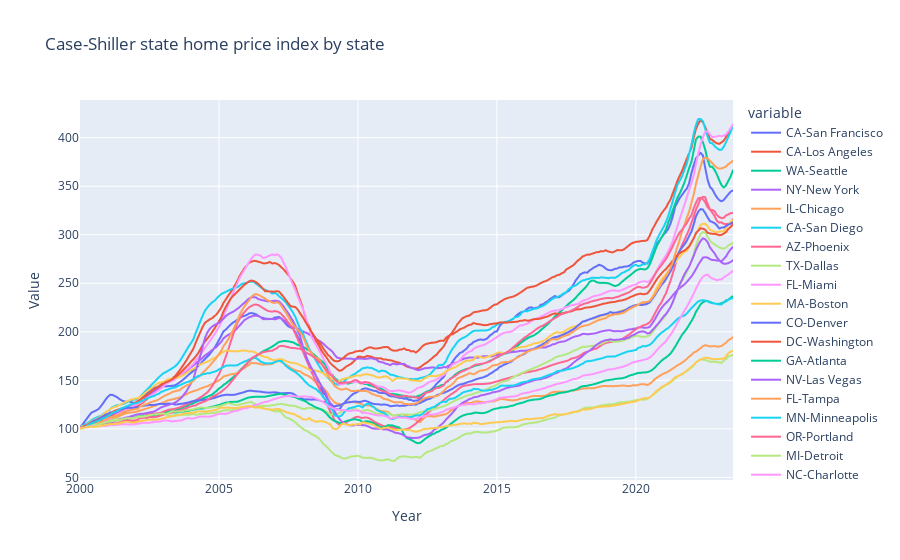

Notebook cell for this chart:
### Code cell
# Creating an interactive graph showing house price index with all the 20 states included in the composite index
fig = px.line(Case_Shiller_by_state, title='Case-Shiller state home price index by state').update_layout(xaxis_title='Year', 
                                                                                                   yaxis_title='Value')
fig.show()

### Figure 1 — Plotly figure (JSON) as saved in the notebook; plotly's stock layout.template omitted (floating-point values rounded to 4 significant figures; data arrays with more than 128 entries replaced by an {"elided": "..."} marker saying what was removed)
{"data": [{"hovertemplate": "variable=CA-San Francisco<br>index=%{x}<br>value=%{y}<extra></extra>", "legendgroup": "CA-San Francisco", "line": {"color": "#636efa", "dash": "solid"}, "marker": {"symbol": "circle"}, "mode": "lines", "name": "CA-San Francisco", "showlegend": true, "type": "scattergl", "x": {"elided": "283 str values"}, "xaxis": "x", "y": {"elided": "283 float values"}, "yaxis": "y"}, {"hovertemplate": "variable=CA-Los Angeles<br>index=%{x}<br>value=%{y}<extra></extra>", "legendgroup": "CA-Los Angeles", "line": {"color": "#EF553B", "dash": "solid"}, "marker": {"symbol": "circle"}, "mode": "lines", "name": "CA-Los Angeles", "showlegend": true, "type": "scattergl", "x": {"elided": "283 str values"}, "xaxis": "x", "y": {"elided": "283 float values"}, "yaxis": "y"}, {"hovertemplate": "variable=WA-Seattle<br>index=%{x}<br>value=%{y}<extra></extra>", "legendgroup": "WA-Seattle", "line": {"color": "#00cc96", "dash": "solid"}, "marker": {"symbol": "circle"}, "mode": "lines", "name": "WA-Seattle", "showlegend": true, "type": "scattergl", "x": {"elided": "283 str values"}, "xaxis": "x", "y": {"elided": "283 float values"}, "yaxis": "y"}, {"hovertemplate": "variable=NY-New York<br>index=%{x}<br>value=%{y}<extra></extra>", "legendgroup": "NY-New York", "line": {"color": "#ab63fa", "dash": "solid"}, "marker": {"symbol": "circle"}, "mode": "lines", "name": "NY-New York", "showlegend": true, "type": "scattergl", "x": {"elided": "283 str values"}, "xaxis": "x", "y": {"elided": "283 float values"}, "yaxis": "y"}, {"hovertemplate": "variable=IL-Chicago<br>index=%{x}<br>value=%{y}<extra></extra>", "legendgroup": "IL-Chicago", "line": {"color": "#FFA15A", "dash": "solid"}, "marker": {"symbol": "circle"}, "mode": "lines", "name": "IL-Chicago", "showlegend": true, "type": "scattergl", "x": {"elided": "283 str values"}, "xaxis": "x", "y": {"elided": "283 float values"}, "yaxis": "y"}, {"hovertemplate": "variable=CA-San Diego<br>index=%{x}<br>value=%{y}<extra></extra>", "legendgroup": "CA-San Diego", "line": {"color": "#19d3f3", "dash": "solid"}, "marker": {"symbol": "circle"}, "mode": "lines", "name": "CA-San Diego", "showlegend": true, "type": "scattergl", "x": {"elided": "283 str values"}, "xaxis": "x", "y": {"elided": "283 float values"}, "yaxis": "y"}, {"hovertemplate": "variable=AZ-Phoenix<br>index=%{x}<br>value=%{y}<extra></extra>", "legendgroup": "AZ-Phoenix", "line": {"color": "#FF6692", "dash": "solid"}, "marker": {"symbol": "circle"}, "mode": "lines", "name": "AZ-Phoenix", "showlegend": true, "type": "scattergl", "x": {"elided": "283 str values"}, "xaxis": "x", "y": {"elided": "283 float values"}, "yaxis": "y"}, {"hovertemplate": "variable=TX-Dallas<br>index=%{x}<br>value=%{y}<extra></extra>", "legendgroup": "TX-Dallas", "line": {"color": "#B6E880", "dash": "solid"}, "marker": {"symbol": "circle"}, "mode": "lines", "name": "TX-Dallas", "showlegend": true, "type": "scattergl", "x": {"elided": "283 str values"}, "xaxis": "x", "y": {"elided": "283 float values"}, "yaxis": "y"}, {"hovertemplate": "variable=FL-Miami<br>index=%{x}<br>value=%{y}<extra></extra>", "legendgroup": "FL-Miami", "line": {"color": "#FF97FF", "dash": "solid"}, "marker": {"symbol": "circle"}, "mode": "lines", "name": "FL-Miami", "showlegend": true, "type": "scattergl", "x": {"elided": "283 str values"}, "xaxis": "x", "y": {"elided": "283 float values"}, "yaxis": "y"}, {"hovertemplate": "variable=MA-Boston<br>index=%{x}<br>value=%{y}<extra></extra>", "legendgroup": "MA-Boston", "line": {"color": "#FECB52", "dash": "solid"}, "marker": {"symbol": "circle"}, "mode": "lines", "name": "MA-Boston", "showlegend": true, "type": "scattergl", "x": {"elided": "283 str values"}, "xaxis": "x", "y": {"elided": "283 float values"}, "yaxis": "y"}, {"hovertemplate": "variable=CO-Denver<br>index=%{x}<br>value=%{y}<extra></extra>", "legendgroup": "CO-Denver", "line": {"color": "#636efa", "dash": "solid"}, "marker": {"symbol": "circle"}, "mode": "lines", "name": "CO-Denver", "showlegend": true, "type": "scattergl", "x": {"elided": "283 str values"}, "xaxis": "x", "y": {"elided": "283 float values"}, "yaxis": "y"}, {"hovertemplate": "variable=DC-Washington<br>index=%{x}<br>value=%{y}<extra></extra>", "legendgroup": "DC-Washington", "line": {"color": "#EF553B", "dash": "solid"}, "marker": {"symbol": "circle"}, "mode": "lines", "name": "DC-Washington", "showlegend": true, "type": "scattergl", "x": {"elided": "283 str values"}, "xaxis": "x", "y": {"elided": "283 float values"}, "yaxis": "y"}, {"hovertemplate": "variable=GA-Atlanta<br>index=%{x}<br>value=%{y}<extra></extra>", "legendgroup": "GA-Atlanta", "line": {"color": "#00cc96", "dash": "solid"}, "marker": {"symbol": "circle"}, "mode": "lines", "name": "GA-Atlanta", "showlegend": true, "type": "scattergl", "x": {"elided": "283 str values"}, "xaxis": "x", "y": {"elided": "283 float values"}, "yaxis": "y"}, {"hovertemplate": "variable=NV-Las Vegas<br>index=%{x}<br>value=%{y}<extra></extra>", "legendgroup": "NV-Las Vegas", "line": {"color": "#ab63fa", "dash": "solid"}, "marker": {"symbol": "circle"}, "mode": "lines", "name": "NV-Las Vegas", "showlegend": true, "type": "scattergl", "x": {"elided": "283 str values"}, "xaxis": "x", "y": {"elided": "283 float values"}, "yaxis": "y"}, {"hovertemplate": "variable=FL-Tampa<br>index=%{x}<br>value=%{y}<extra></extra>", "legendgroup": "FL-Tampa", "line": {"color": "#FFA15A", "dash": "solid"}, "marker": {"symbol": "circle"}, "mode": "lines", "name": "FL-Tampa", "showlegend": true, "type": "scattergl", "x": {"elided": "283 str values"}, "xaxis": "x", "y": {"elided": "283 float values"}, "yaxis": "y"}, {"hovertemplate": "variable=MN-Minneapolis<br>index=%{x}<br>value=%{y}<extra></extra>", "legendgroup": "MN-Minneapolis", "line": {"color": "#19d3f3", "dash": "solid"}, "marker": {"symbol": "circle"}, "mode": "lines", "name": "MN-Minneapolis", "showlegend": true, "type": "scattergl", "x": {"elided": "283 str values"}, "xaxis": "x", "y": {"elided": "283 float values"}, "yaxis": "y"}, {"hovertemplate": "variable=OR-Portland<br>index=%{x}<br>value=%{y}<extra></extra>", "legendgroup": "OR-Portland", "line": {"color": "#FF6692", "dash": "solid"}, "marker": {"symbol": "circle"}, "mode": "lines", "name": "OR-Portland", "showlegend": true, "type": "scattergl", "x": {"elided": "283 str values"}, "xaxis": "x", "y": {"elided": "283 float values"}, "yaxis": "y"}, {"hovertemplate": "variable=MI-Detroit<br>index=%{x}<br>value=%{y}<extra></extra>", "legendgroup": "MI-Detroit", "line": {"color": "#B6E880", "dash": "solid"}, "marker": {"symbol": "circle"}, "mode": "lines", "name": "MI-Detroit", "showlegend": true, "type": "scattergl", "x": {"elided": "283 str values"}, "xaxis": "x", "y": {"elided": "283 float values"}, "yaxis": "y"}, {"hovertemplate": "variable=NC-Charlotte<br>index=%{x}<br>value=%{y}<extra></extra>", "legendgroup": "NC-Charlotte", "line": {"color": "#FF97FF", "dash": "solid"}, "marker": {"symbol": "circle"}, "mode": "lines", "name": "NC-Charlotte", "showlegend": true, "type": "scattergl", "x": {"elided": "283 str values"}, "xaxis": "x", "y": {"elided": "283 float values"}, "yaxis": "y"}, {"hovertemplate": "variable=OH-Cleveland<br>index=%{x}<br>value=%{y}<extra></extra>", "legendgroup": "OH-Cleveland", "line": {"color": "#FECB52", "dash": "solid"}, "marker": {"symbol": "circle"}, "mode": "lines", "name": "OH-Cleveland", "showlegend": true, "type": "scattergl", "x": {"elided": "283 str values"}, "xaxis": "x", "y": {"elided": "283 float values"}, "yaxis": "y"}], "layout": {"legend": {"title": {"text": "variable"}, "tracegroupgap": 0}, "title": {"text": "Case-Shiller state home price index by state"}, "xaxis": {"anchor": "y", "domain": [0, 1], "title": {"text": "Year"}}, "yaxis": {"anchor": "x", "domain": [0, 1], "title": {"text": "Value"}}}}
